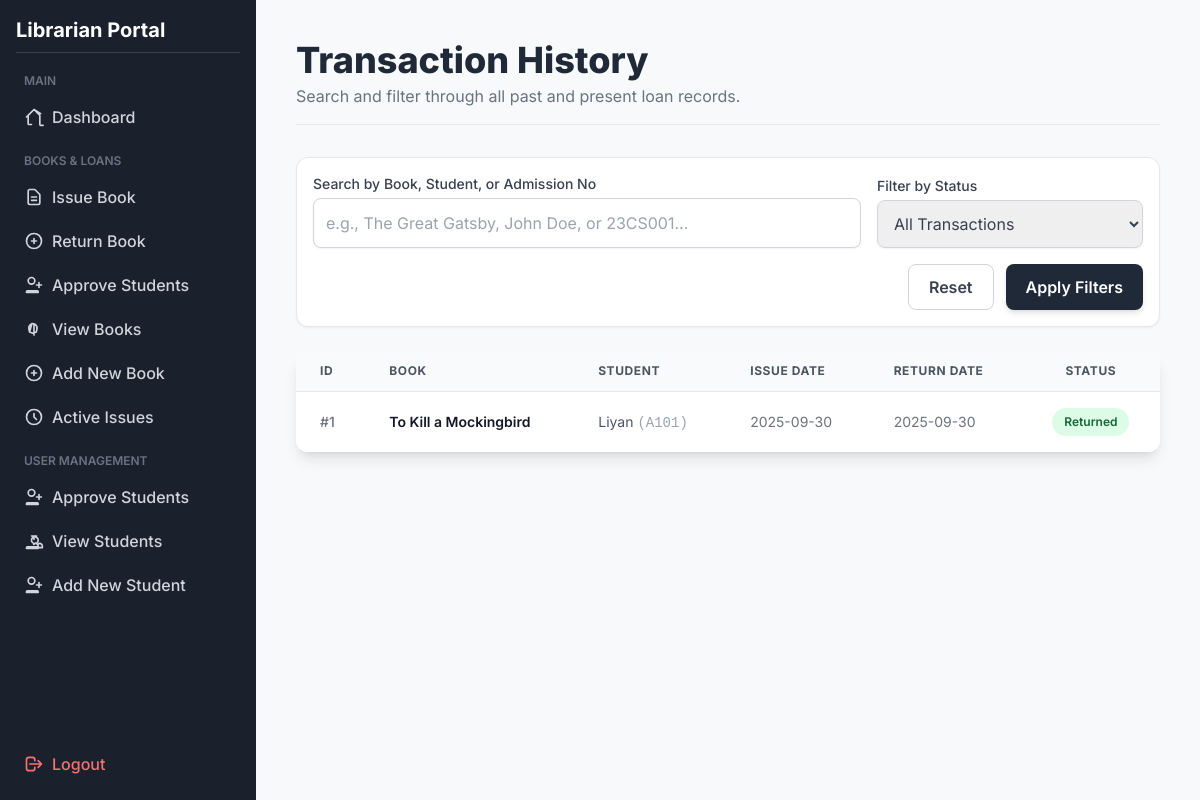
Page /transaction_history (signed in) on the earlier database version.
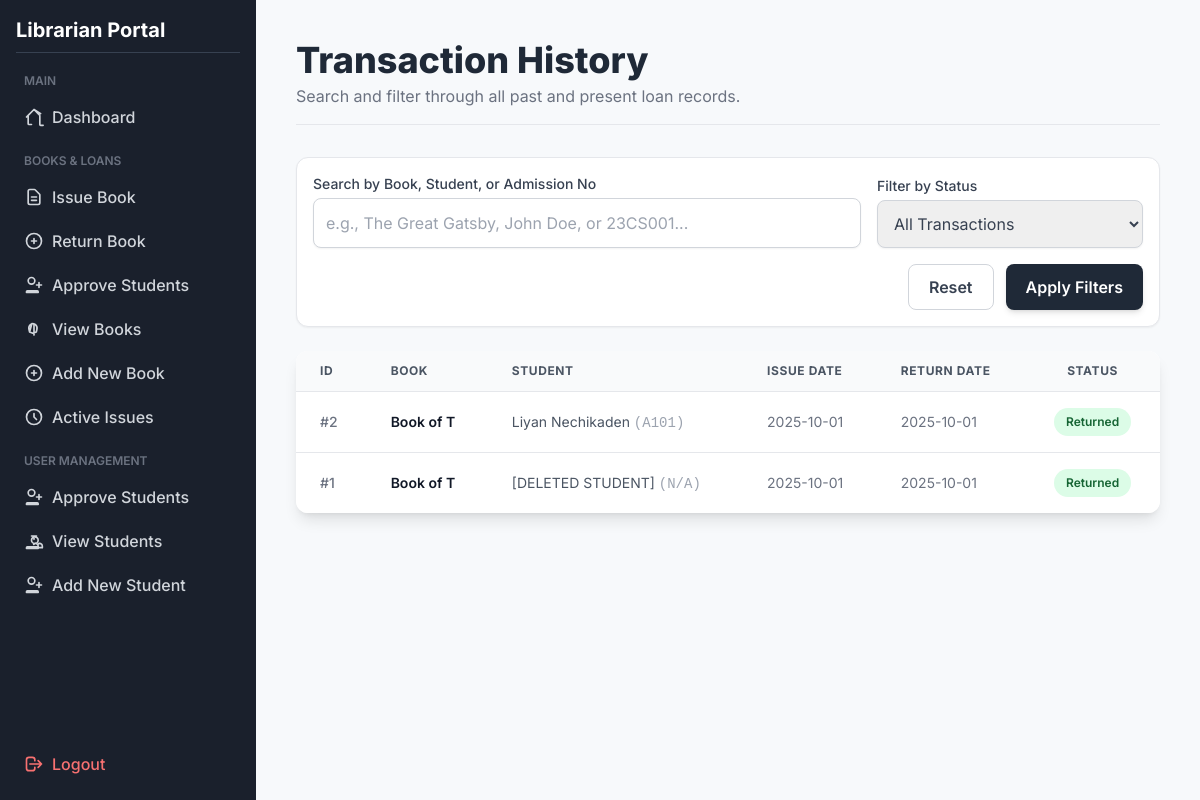
Same page on the later database version.
### tables this page shows
CREATE TABLE transactions (
                            id INTEGER PRIMARY KEY AUTOINCREMENT,
                            book_id INTEGER, 
                            student_id INTEGER, 
                            issue_date TEXT NOT NULL,
                            due_date TEXT NOT NULL,  
                            return_date TEXT,
                            FOREIGN KEY(book_id) REFERENCES books(id) ON DELETE SET NULL,
                            FOREIGN KEY(student_id) REFERENCES students(id) ON DELETE SET NULL
                        );

### app.py (the view)
@app.route("/transaction_history")
@login_required
def transaction_history():
    query = request.args.get('query', '')
    status_filter = request.args.get('status', 'all')
    sql = """
        SELECT t.id,
               COALESCE(b.name, '[DELETED BOOK]') AS book_name,
               COALESCE(s.name, '[DELETED STUDENT]') AS student_name,
               COALESCE(s.admission_no, 'N/A') AS admission_no,
               COALESCE(s.batch, '-') AS batch,
               t.issue_date,
               t.return_date
        FROM transactions t
        LEFT JOIN books b ON t.book_id = b.id
        LEFT JOIN students s ON t.student_id = s.id
    """
    params = []
    conditions = []
    if query:
        search_term = f"%{query}%"
        conditions.append("(b.name LIKE ? OR s.name LIKE ? OR s.admission_no LIKE ?)")
        params.extend([search_term, search_term, search_term])
    if status_filter == 'active':
        conditions.append("t.return_date IS NULL")
    elif status_filter == 'returned':
        conditions.append("t.return_date IS NOT NULL")
    if conditions:
        sql += " WHERE " + " AND ".join(conditions)
    sql += " ORDER BY t.id DESC"
    with get_connection() as conn:
        transactions = conn.execute(sql, tuple(params)).fetchall()
    return render_template("transaction_history.html",
                           transactions=transactions,
                           search_query=query,
                           current_status=status_filter)

### app.py (called while the page is built)
def get_connection():
    return SQLiteContext(DB_NAME)

def login_required(f):
    @wraps(f)
    def decorated_function(*args, **kwargs):
        if not session.get('logged_in'):
            flash('Please log in to access this page.', 'danger')
            return redirect(url_for('login'))
        return f(*args, **kwargs)
    return decorated_function

@app.context_processor
def inject_pending_count():
    with get_connection() as conn:
        try:
            count = conn.execute("SELECT COUNT(id) FROM students_auth WHERE is_approved = 0").fetchone()[0]
            return dict(pending_count=count)
        except:
            return dict(pending_count=0)

    def __enter__(self):
        self.conn = sqlite3.connect(self.db_name)
        self.conn.row_factory = sqlite3.Row
        self.conn.execute('PRAGMA foreign_keys = ON;')
        return self.conn

    def __exit__(self, exc_type, exc_val, exc_tb):
        if exc_type is None and self.conn:
            self.conn.commit()
        if self.conn:
            self.conn.close()
        return False

### templates/transaction_history.html (shortened to what the changed rows need)
<!DOCTYPE html>
<html lang="en">
<head>
    <script src="https://cdn.tailwindcss.com"></script>
</head>
<body class="min-h-screen">
    <div class="md:flex">
        <div class="sidebar w-full md:w-64 p-4 flex-shrink-0 md:flex md:flex-col md:h-screen md:sticky md:top-0 md:sticky md:top-0">
            <div class="flex-grow">
                <h2 class="text-xl font-bold text-white mb-4 border-b border-gray-700 pb-2">Librarian Portal</h2>
            </div>
        </div>
        <main class="flex-grow p-10">
            <header class="mb-8 pb-4 border-b border-gray-200">
                <h1 class="text-4xl font-extrabold text-gray-800">Transaction History</h1>
            </header>
            <div class="overflow-x-auto bg-white rounded-xl shadow-lg">
                <table class="min-w-full divide-y divide-gray-200">
                    <thead class="bg-gray-50">
                        <tr>
                            <th class="px-6 py-3 text-left text-xs font-bold text-gray-600 uppercase tracking-wider">ID</th>
                            <th class="px-6 py-3 text-left text-xs font-bold text-gray-600 uppercase tracking-wider">Book</th>
                            <th class="px-6 py-3 text-left text-xs font-bold text-gray-600 uppercase tracking-wider">Student</th>
                            <th class="px-6 py-3 text-left text-xs font-bold text-gray-600 uppercase tracking-wider">Issue Date</th>
                            <th class="px-6 py-3 text-left text-xs font-bold text-gray-600 uppercase tracking-wider">Return Date</th>
                            <th class="px-6 py-3 text-center text-xs font-bold text-gray-600 uppercase tracking-wider">Status</th>
                        </tr>
                    </thead>
                    <tbody class="bg-white divide-y divide-gray-200">
                        {% if transactions %}
                            {% for t in transactions %}
                            <tr class="hover:bg-gray-50 transition duration-150">
                                <td class="px-6 py-4 whitespace-nowrap text-sm font-medium text-gray-500">#{{ t.id }}</td>
                                <td class="px-6 py-4 whitespace-nowrap text-sm font-semibold text-gray-900">{{ t.book_name }}</td>
                                <td class="px-6 py-4 whitespace-nowrap text-sm text-gray-600">{{ t.student_name }} <span class="font-mono text-gray-400">({{ t.admission_no }})</span></td>
                                <td class="px-6 py-4 whitespace-nowrap text-sm text-gray-500">{{ t.issue_date }}</td>
                                <td class="px-6 py-4 whitespace-nowrap text-sm text-gray-500">{{ t.return_date or '-' }}</td>
                                <td class="px-6 py-4 whitespace-nowrap text-center">
                                    {% if t.return_date %}
                                        <span class="px-3 py-1 inline-flex text-xs leading-5 font-semibold rounded-full bg-green-100 text-green-800">Returned</span>
                                    {% else %}
                                        <span class="px-3 py-1 inline-flex text-xs leading-5 font-semibold rounded-full bg-yellow-100 text-yellow-800">Active</span>
                                    {% endif %}
                                </td>
                            </tr>
                            {% endfor %}
                        {% endif %}
                    </tbody>
                </table>
            </div>
        </main>
    </div>
</body>
</html>

Differences in the rows shown:
added transactions: id "2", book_name "Book of T", student_name "Liyan Nechikaden", admission_no "A101", issue_date "2025-10-01", return_date "2025-10-01", shows "Returned"
changed transactions id 1: book_name "To Kill a Mockingbird" → "Book of T"; student_name "Liyan" → "[DELETED STUDENT]"; admission_no "A101" → "N/A"; issue_date "2025-09-30" → "2025-10-01"; return_date "2025-09-30" → "2025-10-01"
